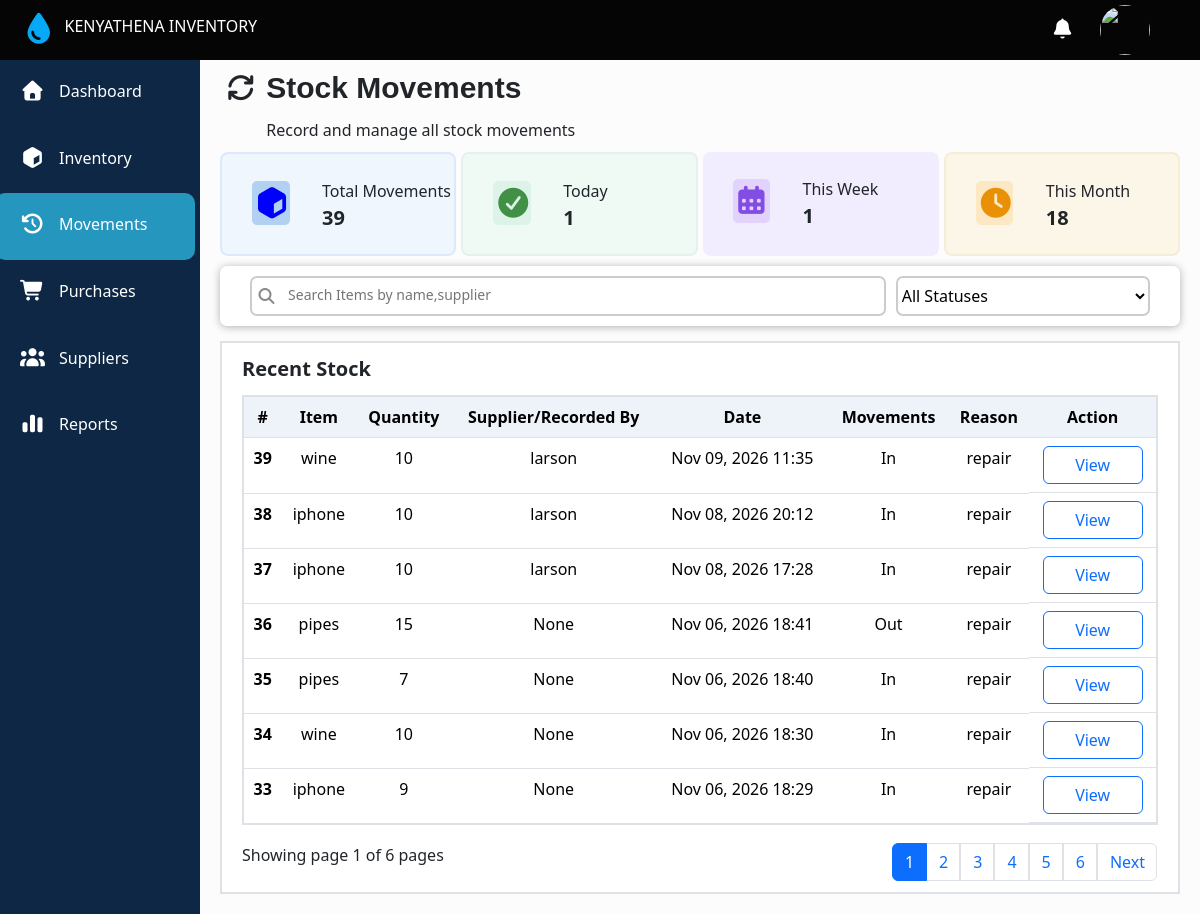
The app's page /stockmovements/ with its own data.
### main/models.py (models this page shows, shortened)
class StockMovements(models.Model):
  Movement_type=[
    ('in','Stock In'),
    ('Out','Stock Out'),
  ]
  item = models.CharField(max_length=200)
  quantity = models.PositiveIntegerField()
  supplier_issued_to = models.CharField(max_length=200,null=True,blank=True)
  date=models.DateTimeField(auto_now_add=True)
  movement = models.CharField(max_length=200,choices=Movement_type)
  reason = models.CharField(max_length=300,null=True,blank=True)

### main/views.py (the view)
# urls.py: path('stockmovements/',views.stockMovements,name='stockmovements'),
def stockMovements(request):
  stock_movements = StockMovements.objects.all().order_by('-id')
  today = timezone.localdate()
  start_of_week = today - timedelta(days=today.weekday())
  stock_movements_counts = stock_movements.count()
  today_count = stock_movements.filter(date__date=today).count()
  this_week_movements = stock_movements.filter(date__date__gte=start_of_week, date__date__lte=today).count()
  this_month_movements = stock_movements.filter(date__date__month=today.month, date__date__year=today.year).count()
  search_stock_movements = request.GET.get('q','').strip()
  if search_stock_movements:
    stock_movements= stock_movements.filter(
      Q(item__icontains=search_stock_movements)|
      Q(movement__icontains=search_stock_movements)
    )
  selected_status = request.GET.get('status','').strip()
  if selected_status == 'Today':
   stock_movements = stock_movements.filter(date__date=today)
  elif selected_status == 'This Week':
    stock_movements = stock_movements.filter(date__date__gte=start_of_week, date__date__lte=today)
  elif selected_status == 'This Month':
   stock_movements = stock_movements.filter(date__date__month=today.month, date__date__year=today.year)
  paginator = Paginator(stock_movements, 7)
  page_number = request.GET.get('page')
  page_obj = paginator.get_page(page_number)
  context = {
    'stock_movements': stock_movements,
    'page_obj': page_obj,
    'today_count':today_count,
    'this_week_movements': this_week_movements,
    'this_month_movements': this_month_movements,
    'stock_movements_counts':stock_movements_counts,
    'selected_status':selected_status,
    'search_stock_movements':search_stock_movements
  }
  return render(request, 'main/stock_movements.html', context)

### main/templates/main/stock_movements.html (shortened to what this page needs)
{% extends 'main/base.html' %}
{% block content %}
    <div class="inventoryTitle">
      <div class="inventoryTitle_first">
        <i class="fa-solid fa-arrows-rotate"></i>
        <div>
          <span>Stock Movements</span>
          <span>Record and manage all stock movements</span>
        </div>
      </div>
    </div>
    <div class="status">
      <div class="updates">
        <div><i class="fa-solid fa-cube"></i></div>
        <div>
          <span>Total Movements</span>
          <span class="number">{{stock_movements_counts}}</span>
        </div>
      </div>
      <div class="updates" style="background-color:rgb(240, 250, 244);border: 2px solid rgb(228, 241, 238);">
        <div><i class="fa-solid fa-circle-check" style="color:rgba(66, 144, 70);background-color:rgba(221, 243, 231)"></i></div>
        <div>
          <span>Today</span>
          <span class="number">{{today_count}}</span>
        </div>
      </div>
      <div class="updates" style="background-color:rgb(241, 237, 254);border: 2px solid rgb(227, 224, 252));">
        <div><i class="fa-solid fa-calendar-days" style="color:rgb(130, 77, 226);background-color:rgb(226, 211, 254)"></i></div>
        <div>
          <span>This Week</span>
          <span class="number">{{this_week_movements}}</span>
        </div>
      </div>
      <div class="updates" style="background-color:rgb(251, 246, 232);border: 2px solid rgb(246, 237, 216);">
        <div><i class="fa-solid fa-clock" style="color:rgb(233, 144, 4);background-color:rgb(253, 232, 196)"></i></div>
        <div>
          <span>This Month</span>
          <span class="number">{{this_month_movements}}</span>
        </div>
      </div>
    </div>
    <form action="{% url 'stockmovements' %}" method="GET">
      <div class="search">
       <div class="search-button">
        <i class="fa-solid fa-magnifying-glass"></i>
        <input type="text" placeholder="Search Items by name,supplier" name="q" id="search" >
       </div>
      <div class="select-statuses">
        <select name="status" id="statuses" onchange="this.form.submit()">
          <option value=""
          {% if not selected_status %}selected{% endif %}>All Statuses</option>
        </select>
      </div>
    </div>
    </form>
    <div class="recent-inventory-table" id="recent-inventory-table">
      <div class="recent-title">
        <div><a class="current-stock-link" href="{% url 'stockmovements' %}?q=#recent-inventory-table">Recent Stock</a></div>
      </div>
      <table class="table" id="inventory-table">
        <thead>
          <tr>
            <th  scope="col">#</th>
            <th scope="col">Item</th>
            <th scope="col">Quantity</th>
            <th scope="col">Supplier/Recorded By</th>
            <th scope="col">Date</th>
            <th scope="col">Movements</th>
            <th scope="col">Reason</th>
             <th scope="col">Action</th>
          </tr>
        </thead>
        <tbody>
          {% for item in page_obj.object_list %}
          <tr>
            <th scope="row">{{item.id}}</th>
            <td>{{item.item}}</td>
            <td>{{item.quantity}}</td>
            <td>{{item.supplier_issued_to}}</td>
            <td>{{item.date|date:"M d, Y H:i"}}</td>
            <td>{{item.movement}}</td>
            <td>{{item.reason}}</td>
            <td class="Action">
               <a type="button" class="btn btn-outline-primary" href="#">View </a>
            </td>
          </tr>
         {% endfor %}
        </tbody>
      </table>
      <div class="last-part">
        <div class="last-part-start">
          Showing page {{ page_obj.number }} of {{ page_obj.paginator.num_pages }} pages
        </div>
        <div class="action">
        <nav aria-label="...">
            <ul class="pagination">
              {% for num in page_obj.paginator.page_range %}
                {% if page_obj.number == num %}
                  <li class="page-item active"><a class="page-link" href="?status={{selected_status}}&q={{search_stock_movements|urlencode}}&page={{ num }}#inventory-table">{{ num }}</a></li>
                {% else %}
                  <li class="page-item"><a class="page-link" href="?status={{selected_status}}&q={{search_stock_movements|urlencode}}&page={{ num }}#inventory-table">{{ num }}</a></li>
                {% endif %}
              {% endfor %}
              {% if page_obj.has_next %}
              <li class="page-item"><a class="page-link" href="?status={{selected_status}}&q={{search_stock_movements|urlencode}}&page={{ page_obj.next_page_number }}#inventory-table">Next</a></li>
              {% endif %}
            </ul>
        </nav>
        </div>
      </div>
    </div>
{% endblock content %}

### main/static/main/css/masawe.css (style rules this page uses)
body { margin: 90px 0 0 220px; padding: 0; box-sizing: border-box; background-color: rgba(0,0,0,0.2) }
html, body { scrollbar-width: none; -ms-overflow-style: none; }

### main/templates/main/navbar.html (style rules this page uses)
a { display: flex; text-decoration: none; color: white; align-items: center; height: 100%; width: 100%; }

### main/templates/main/stock_movements.html (style rules this page uses)
body { background-color: rgba(0,0,0,0.01) }
.inventoryTitle { display: flex; justify-content: space-between; padding: 0 50px 0 5px; align-items: center; margin-top: -25px; }
.inventoryTitle_first { display: flex; }
.inventoryTitle_first i { font-size: 25px; margin-top:10px }
.inventoryTitle_first div { display: flex; flex-direction: column; margin-left: 10px; }
.inventoryTitle_first div span:first-child { font-family: sans-serif; font-size: 30px; font-weight: 700; margin-bottom: 8px; }
.status { display: grid; grid-template-columns: 1fr 1fr 1fr 1fr; column-gap:5px; margin-right: 20px; margin-top: 10px; }
.status .updates { display: flex; position:relative; background-color: blue; padding: 50px 0; min-height: 20px; border-radius: 8px; }
.status .updates div:last-child { display: flex; flex-direction: column; position:absolute; left: 100px; top: 25px; }
.status .updates div i { color: blue; font-size: 30px; position:absolute; top: 27px; left: 30px; background-color:rgba(178, 208, 241); border-radius: 5px; padding: 7px 5px; }
.status .updates div .number { font-size: 20px; font-weight: bold; }
.status .updates:first-child { background-color:rgb(239, 246, 253); border: 2px solid rgba(220, 233, 251); }
.search { background-color: white; border-radius: 7px; margin-right: 20px; box-shadow:0px 1px 8px rgba(0, 0, 0, 0.3); padding: 10px 30px; display: grid; column-gap: 10px; margin-top: 10px; grid-template-columns: 5fr 2fr; }
.search .select-statuses { display: flex; align-items: center; border: 2px solid #ccc; border-radius: 7px; }
.search .select-statuses #statuses { width: 100%; height: 100%; border: none; outline: none; background-color: inherit; }
.search-button { display: flex; border: 2px solid #ccc; gap: 10px; align-items: center; padding: 5px; border-radius:7px ; }
.search-button input { width: 100%; border: none; outline: none; font-size: 16px; color: #4e4b4b; }
.search-button input::placeholder { font-size: 14px; transform: translateY(-2px); }
.search-button i { color: #888; }
.recent-inventory-table { border:2px solid rgba(222, 226, 230); margin-right: 20px; padding:10px 20px; margin-top: 15px; background-color: white; margin-bottom: 20px; }
.recent-inventory-table .recent-title { display: flex; justify-content: space-between; align-items: center; margin-top: -5px; }
.recent-inventory-table .recent-title div:first-child { font-weight: 700; font-size: 20px; }
.recent-inventory-table .current-stock-link { display: inline; color: inherit; text-decoration: none; }
.recent-inventory-table .recent-title div:last-child { transform: translateY(6px); }
.recent-inventory-table .table { margin-top: 17px; border: 2px solid rgba(222, 226, 230); border-radius: 7px; padding: 10; text-align: center; }
.recent-inventory-table .table thead tr th { background-color:rgba(237, 243, 249); }
.recent-inventory-table .last-part { display: flex; justify-content: space-between; margin-top: -13px; align-items: center; }
.recent-inventory-table .last-part .action { transform: translateY(15px); }
.Action { display: flex; justify-content: center; column-gap: 10px; }
.Action a { width:100px; }

### records on screen
StockMovements: id "39", item "wine", quantity "10", supplier_issued_to "larson", date "Nov 09, 2026 11:35", movement "In", reason "repair"
StockMovements: id "38", item "iphone", quantity "10", supplier_issued_to "larson", date "Nov 08, 2026 20:12", movement "In", reason "repair"
StockMovements: id "37", item "iphone", quantity "10", supplier_issued_to "larson", date "Nov 08, 2026 17:28", movement "In", reason "repair"
StockMovements: id "36", item "pipes", quantity "15", supplier_issued_to "None", date "Nov 06, 2026 18:41", movement "Out", reason "repair"
StockMovements: id "35", item "pipes", quantity "7", supplier_issued_to "None", date "Nov 06, 2026 18:40", movement "In", reason "repair"
StockMovements: id "34", item "wine", quantity "10", supplier_issued_to "None", date "Nov 06, 2026 18:30", movement "In", reason "repair"
StockMovements: id "33", item "iphone", quantity "9", supplier_issued_to "None", date "Nov 06, 2026 18:29", movement "In", reason "repair"

### other values on screen
{{ stock_movements_counts }} "39"
{{ today_count }} "1"
{{ this_week_movements }} "1"
{{ this_month_movements }} "18"
{{ page_obj.number }} "1"
{{ page_obj.paginator.num_pages }} "6"
{{ num }} "1"
{{ num }} "2" "3" "4" "5" "6"
